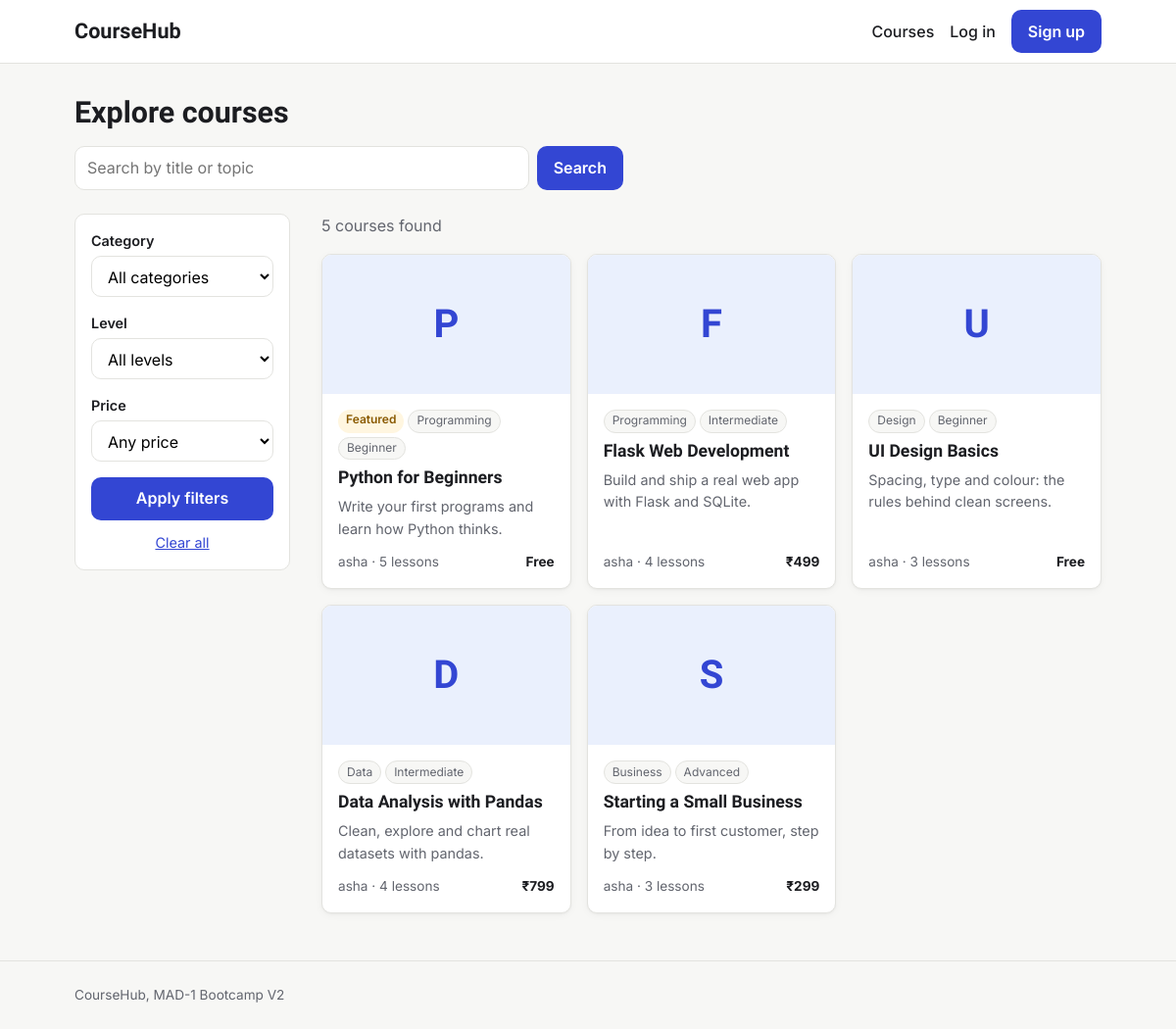
/courses, run on an earlier commit of the app's database.
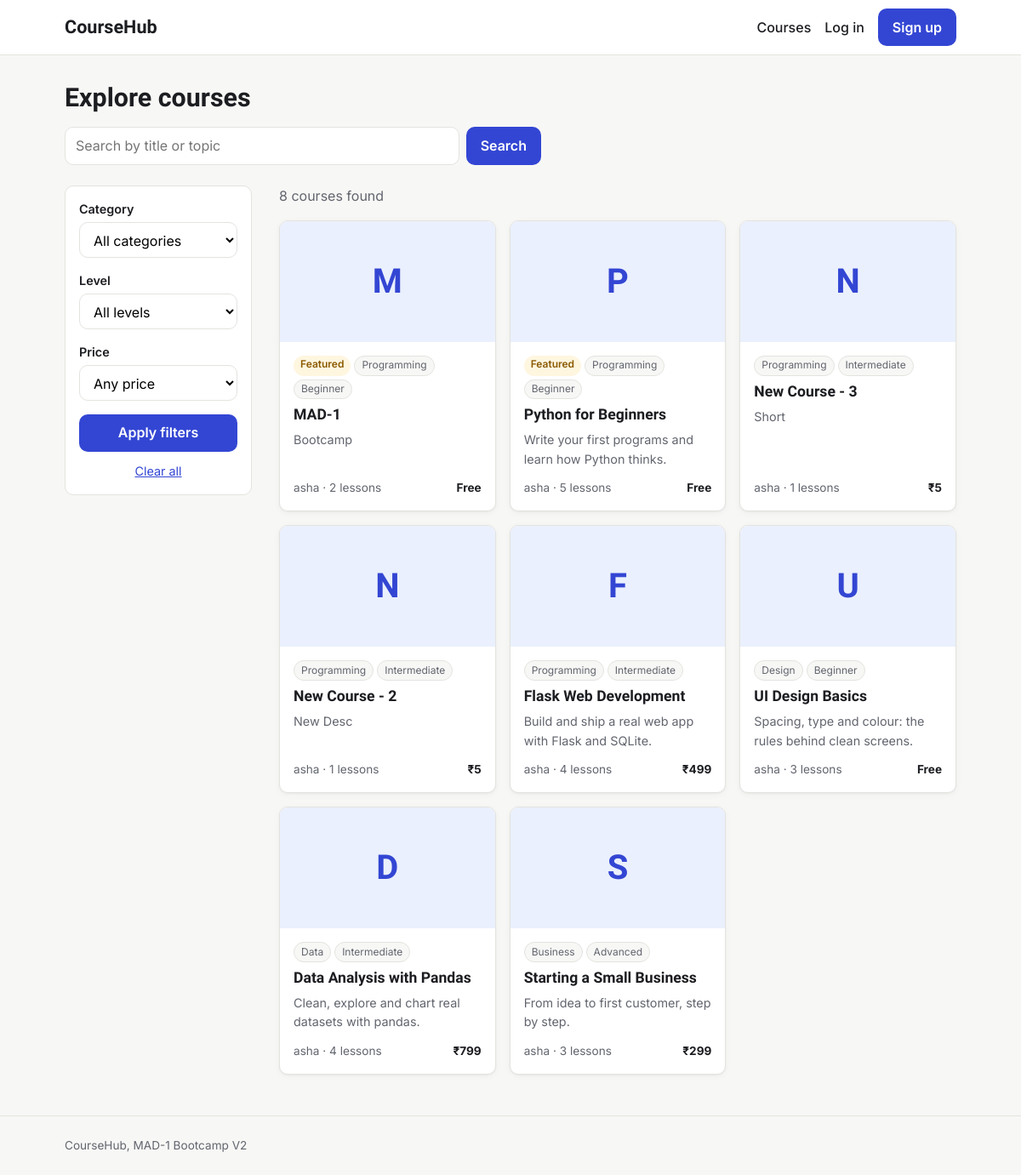
And on a later commit of the database.
### models.py (models this page shows, shortened)
class Course(db.Model):
    id = db.Column(db.Integer, primary_key=True)
    title = db.Column(db.String(200), nullable=False)
    slug = db.Column(db.String(200), unique=True, nullable=False)
    description = db.Column(db.Text)
    short_description = db.Column(db.String(500))
    thumbnail = db.Column(db.String(300))
    price = db.Column(db.Float, default=0.0)
    category = db.Column(db.String(50))
    level = db.Column(db.String(20))
    is_published = db.Column(db.Boolean, default=False)
    is_featured = db.Column(db.Boolean, default=False)
    instructor_id = db.Column(db.Integer, db.ForeignKey("user.id"), nullable=False)
    created_at = db.Column(db.DateTime, default=utc_now)
    updated_at = db.Column(db.DateTime, default=utc_now, onupdate=utc_now)
    lessons = db.relationship(
        "Lesson",
        backref="course",
        cascade="all, delete-orphan",
        order_by="Lesson.order",
    )
    enrollments = db.relationship(
        "Enrollment", backref="course", cascade="all, delete-orphan"
    )

class User(db.Model):
    id = db.Column(db.Integer, primary_key=True)
    username = db.Column(db.String(80), unique=True, nullable=False)
    email = db.Column(db.String(120), unique=True, nullable=False)
    password_hash = db.Column(db.String(256), nullable=False)
    role = db.Column(db.String(20), nullable=False, default="student")
    bio = db.Column(db.Text)
    avatar = db.Column(db.String(200))
    created_at = db.Column(db.DateTime, default=utc_now)
    is_active = db.Column(db.Boolean, default=True)
    taught_courses = db.relationship("Course", backref="instructor", lazy=True)
    enrollments = db.relationship(
        "Enrollment", backref="student", cascade="all, delete-orphan"
    )
    completions = db.relationship(
        "LessonCompletion", backref="student", cascade="all, delete-orphan"
    )

### routes/courses.py (the view, shortened to what this page needs)
@bp.route("/courses")
def course_list():
    filters = {
        "q": request.args.get("q", "").strip(),
        "category": request.args.get("category", ""),
        "level": request.args.get("level", ""),
        "price": request.args.get("price", ""),
    }
    query = db.select(Course).where(Course.is_published.is_(True))
    if filters["category"] in CATEGORIES:
        query = query.where(Course.category == filters["category"])
    if filters["level"] in LEVELS:
        query = query.where(Course.level == filters["level"])
    if filters["price"] == "free":
        query = query.where(Course.price == 0)
    elif filters["price"] == "paid":
        query = query.where(Course.price > 0)
    query = query.order_by(Course.is_featured.desc(), Course.created_at.desc())
    page = db.paginate(query, per_page=9, error_out=False)
    return render_template(
        "course_list.html",
        page=page,
        filters=filters,
        categories=CATEGORIES,
        levels=LEVELS,
    )

### templates/course_list.html (shortened to what this page needs)
{% extends "base.html" %}
{% from "macros.html" import pagination with context %}
{% block content %}
<div class="page-header">
  <h1>Explore courses</h1>
  <form class="search-bar" action="{{ url_for('courses.course_list') }}" method="get" role="search">
    <input id="q" name="q" type="search" value="{{ filters.q }}" placeholder="Search by title or topic">
    <button type="submit" class="btn btn-primary">Search</button>
  </form>
</div>
<div class="catalog">
  <aside class="filters">
    <form action="{{ url_for('courses.course_list') }}" method="get">
      <div class="field">
        <label for="category">Category</label>
        <select id="category" name="category">
          <option value="">All categories</option>
        </select>
      </div>
      <div class="field">
        <label for="level">Level</label>
        <select id="level" name="level">
          <option value="">All levels</option>
        </select>
      </div>
      <div class="field">
        <label for="price">Price</label>
        <select id="price" name="price">
          <option value="">Any price</option>
        </select>
      </div>
      <button type="submit" class="btn btn-primary btn-block">Apply filters</button>
      <a class="clear-link" href="{{ url_for('courses.course_list') }}">Clear all</a>
    </form>
  </aside>
  <section aria-label="Course results">
    <p class="muted result-count">{{ page.total }} course{{ '' if page.total == 1 else 's' }} found</p>
    {% if page.items %}
      <div class="course-grid">
        {% for course in page.items %}
          <article class="course-card">
            <a href="{{ url_for('courses.course_detail', slug=course.slug) }}" class="course-thumb" aria-hidden="true" tabindex="-1">
              {% if course.thumbnail %}
                <img src="{{ course.thumbnail }}" alt="">
              {% else %}
                <span>{{ course.title[0] }}</span>
              {% endif %}
            </a>
            <div class="course-body">
              <div class="tags">
                {% if course.is_featured %}<span class="badge badge-featured">Featured</span>{% endif %}
                {% if course.category %}<span class="tag">{{ course.category|capitalize }}</span>{% endif %}
                {% if course.level %}<span class="tag">{{ course.level|capitalize }}</span>{% endif %}
              </div>
              <h2><a href="{{ url_for('courses.course_detail', slug=course.slug) }}">{{ course.title }}</a></h2>
              <p class="muted">{{ course.short_description or '' }}</p>
              <div class="course-meta">
                <span>{{ course.instructor.username }} · {{ course.lessons|length }} lessons</span>
                <strong>{{ course.price|price }}</strong>
              </div>
            </div>
          </article>
        {% endfor %}
      </div>
    {% else %}
      <div class="empty-state">
        <h2>No courses match</h2>
        <p class="muted">Try a different search or clear the filters.</p>
        <a class="btn btn-secondary" href="{{ url_for('courses.course_list') }}">Show all courses</a>
      </div>
    {% endif %}
  </section>
</div>
{% endblock %}

What changed in the data, as far as the page shows it:
added Course: title "M", is_featured "Featured", category "Programming", level "Beginner", title "MAD-1", short_description "Bootcamp", instructor.username "asha", lessons|length "2", price "Free"
added Course: title "N", category "Programming", level "Intermediate", title "New Course - 3", short_description "Short", instructor.username "asha", lessons|length "1", price "₹5"
added Course: title "N", category "Programming", level "Intermediate", title "New Course - 2", short_description "New Desc", instructor.username "asha", lessons|length "1", price "₹5"
Also different on the page:
{{ page.total }}: "5" → "8"
